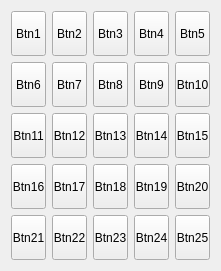
<?xml version="1.0" encoding="UTF-8"?>
<ui version="4.0">
 <class>Form</class>
 <widget class="QWidget" name="Form">
  <property name="geometry">
   <rect>
    <x>0</x>
    <y>0</y>
    <width>221</width>
    <height>267</height>
   </rect>
  </property>
  <property name="windowTitle">
   <string>Form</string>
  </property>
  <layout class="QGridLayout" name="gridLayout">
   <item row="0" column="0">
    <widget class="QToolButton" name="toolButton_1">
     <property name="sizePolicy">
      <sizepolicy hsizetype="Minimum" vsizetype="Minimum">
       <horstretch>0</horstretch>
       <verstretch>0</verstretch>
      </sizepolicy>
     </property>
     <property name="minimumSize">
      <size>
       <width>35</width>
       <height>45</height>
      </size>
     </property>
     <property name="maximumSize">
      <size>
       <width>16777215</width>
       <height>16777215</height>
      </size>
     </property>
     <property name="text">
      <string>Btn1</string>
     </property>
     <property name="iconSize">
      <size>
       <width>20</width>
       <height>20</height>
      </size>
     </property>
    </widget>
   </item>
   <item row="0" column="1">
    <widget class="QToolButton" name="toolButton_2">
     <property name="sizePolicy">
      <sizepolicy hsizetype="Minimum" vsizetype="Minimum">
       <horstretch>0</horstretch>
       <verstretch>0</verstretch>
      </sizepolicy>
     </property>
     <property name="minimumSize">
      <size>
       <width>35</width>
       <height>45</height>
      </size>
     </property>
     <property name="maximumSize">
      <size>
       <width>16777215</width>
       <height>16777215</height>
      </size>
     </property>
     <property name="text">
      <string>Btn2</string>
     </property>
     <property name="iconSize">
      <size>
       <width>20</width>
       <height>20</height>
      </size>
     </property>
    </widget>
   </item>
   <item row="0" column="2">
    <widget class="QToolButton" name="toolButton_3">
     <property name="sizePolicy">
      <sizepolicy hsizetype="Minimum" vsizetype="Minimum">
       <horstretch>0</horstretch>
       <verstretch>0</verstretch>
      </sizepolicy>
     </property>
     <property name="minimumSize">
      <size>
       <width>35</width>
       <height>45</height>
      </size>
     </property>
     <property name="maximumSize">
      <size>
       <width>16777215</width>
       <height>16777215</height>
      </size>
     </property>
     <property name="text">
      <string>Btn3</string>
     </property>
     <property name="iconSize">
      <size>
       <width>20</width>
       <height>20</height>
      </size>
     </property>
    </widget>
   </item>
   <item row="0" column="3">
    <widget class="QToolButton" name="toolButton_4">
     <property name="sizePolicy">
      <sizepolicy hsizetype="Minimum" vsizetype="Minimum">
       <horstretch>0</horstretch>
       <verstretch>0</verstretch>
      </sizepolicy>
     </property>
     <property name="minimumSize">
      <size>
       <width>35</width>
       <height>45</height>
      </size>
     </property>
     <property name="maximumSize">
      <size>
       <width>16777215</width>
       <height>16777215</height>
      </size>
     </property>
     <property name="text">
      <string>Btn4</string>
     </property>
     <property name="iconSize">
      <size>
       <width>20</width>
       <height>20</height>
      </size>
     </property>
    </widget>
   </item>
   <item row="0" column="4">
    <widget class="QToolButton" name="toolButton_5">
     <property name="sizePolicy">
      <sizepolicy hsizetype="Minimum" vsizetype="Minimum">
       <horstretch>0</horstretch>
       <verstretch>0</verstretch>
      </sizepolicy>
     </property>
     <property name="minimumSize">
      <size>
       <width>35</width>
       <height>45</height>
      </size>
     </property>
     <property name="maximumSize">
      <size>
       <width>16777215</width>
       <height>16777215</height>
      </size>
     </property>
     <property name="text">
      <string>Btn5</string>
     </property>
     <property name="iconSize">
      <size>
       <width>20</width>
       <height>20</height>
      </size>
     </property>
    </widget>
   </item>
   <item row="1" column="0">
    <widget class="QToolButton" name="toolButton_6">
     <property name="sizePolicy">
      <sizepolicy hsizetype="Minimum" vsizetype="Minimum">
       <horstretch>0</horstretch>
       <verstretch>0</verstretch>
      </sizepolicy>
     </property>
     <property name="minimumSize">
      <size>
       <width>35</width>
       <height>45</height>
      </size>
     </property>
     <property name="maximumSize">
      <size>
       <width>16777215</width>
       <height>16777215</height>
      </size>
     </property>
     <property name="text">
      <string>Btn6</string>
     </property>
     <property name="iconSize">
      <size>
       <width>20</width>
       <height>20</height>
      </size>
     </property>
    </widget>
   </item>
   <item row="1" column="1">
    <widget class="QToolButton" name="toolButton_10">
     <property name="sizePolicy">
      <sizepolicy hsizetype="Minimum" vsizetype="Minimum">
       <horstretch>0</horstretch>
       <verstretch>0</verstretch>
      </sizepolicy>
     </property>
     <property name="minimumSize">
      <size>
       <width>35</width>
       <height>45</height>
      </size>
     </property>
     <property name="maximumSize">
      <size>
       <width>16777215</width>
       <height>16777215</height>
      </size>
     </property>
     <property name="text">
      <string>Btn7</string>
     </property>
     <property name="iconSize">
      <size>
       <width>20</width>
       <height>20</height>
      </size>
     </property>
    </widget>
   </item>
   <item row="1" column="2">
    <widget class="QToolButton" name="toolButton_8">
     <property name="sizePolicy">
      <sizepolicy hsizetype="Minimum" vsizetype="Minimum">
       <horstretch>0</horstretch>
       <verstretch>0</verstretch>
      </sizepolicy>
     </property>
     <property name="minimumSize">
      <size>
       <width>35</width>
       <height>45</height>
      </size>
     </property>
     <property name="maximumSize">
      <size>
       <width>16777215</width>
       <height>16777215</height>
      </size>
     </property>
     <property name="text">
      <string>Btn8</string>
     </property>
     <property name="iconSize">
      <size>
       <width>20</width>
       <height>20</height>
      </size>
     </property>
    </widget>
   </item>
   <item row="1" column="3">
    <widget class="QToolButton" name="toolButton_7">
     <property name="sizePolicy">
      <sizepolicy hsizetype="Minimum" vsizetype="Minimum">
       <horstretch>0</horstretch>
       <verstretch>0</verstretch>
      </sizepolicy>
     </property>
     <property name="minimumSize">
      <size>
       <width>35</width>
       <height>45</height>
      </size>
     </property>
     <property name="maximumSize">
      <size>
       <width>16777215</width>
       <height>16777215</height>
      </size>
     </property>
     <property name="text">
      <string>Btn9</string>
     </property>
     <property name="iconSize">
      <size>
       <width>20</width>
       <height>20</height>
      </size>
     </property>
    </widget>
   </item>
   <item row="1" column="4">
    <widget class="QToolButton" name="toolButton_12">
     <property name="sizePolicy">
      <sizepolicy hsizetype="Minimum" vsizetype="Minimum">
       <horstretch>0</horstretch>
       <verstretch>0</verstretch>
      </sizepolicy>
     </property>
     <property name="minimumSize">
      <size>
       <width>35</width>
       <height>45</height>
      </size>
     </property>
     <property name="maximumSize">
      <size>
       <width>16777215</width>
       <height>16777215</height>
      </size>
     </property>
     <property name="text">
      <string>Btn10</string>
     </property>
     <property name="iconSize">
      <size>
       <width>20</width>
       <height>20</height>
      </size>
     </property>
    </widget>
   </item>
   <item row="2" column="0">
    <widget class="QToolButton" name="toolButton_9">
     <property name="sizePolicy">
      <sizepolicy hsizetype="Minimum" vsizetype="Minimum">
       <horstretch>0</horstretch>
       <verstretch>0</verstretch>
      </sizepolicy>
     </property>
     <property name="minimumSize">
      <size>
       <width>35</width>
       <height>45</height>
      </size>
     </property>
     <property name="maximumSize">
      <size>
       <width>16777215</width>
       <height>16777215</height>
      </size>
     </property>
     <property name="text">
      <string>Btn11</string>
     </property>
     <property name="iconSize">
      <size>
       <width>20</width>
       <height>20</height>
      </size>
     </property>
    </widget>
   </item>
   <item row="2" column="1">
    <widget class="QToolButton" name="toolButton_11">
     <property name="sizePolicy">
      <sizepolicy hsizetype="Minimum" vsizetype="Minimum">
       <horstretch>0</horstretch>
       <verstretch>0</verstretch>
      </sizepolicy>
     </property>
     <property name="minimumSize">
      <size>
       <width>35</width>
       <height>45</height>
      </size>
     </property>
     <property name="maximumSize">
      <size>
       <width>16777215</width>
       <height>16777215</height>
      </size>
     </property>
     <property name="text">
      <string>Btn12</string>
     </property>
     <property name="iconSize">
      <size>
       <width>20</width>
       <height>20</height>
      </size>
     </property>
    </widget>
   </item>
   <item row="2" column="2">
    <widget class="QToolButton" name="toolButton_14">
     <property name="sizePolicy">
      <sizepolicy hsizetype="Minimum" vsizetype="Minimum">
       <horstretch>0</horstretch>
       <verstretch>0</verstretch>
      </sizepolicy>
     </property>
     <property name="minimumSize">
      <size>
       <width>35</width>
       <height>45</height>
      </size>
     </property>
     <property name="maximumSize">
      <size>
       <width>16777215</width>
       <height>16777215</height>
      </size>
     </property>
     <property name="text">
      <string>Btn13</string>
     </property>
     <property name="iconSize">
      <size>
       <width>20</width>
       <height>20</height>
      </size>
     </property>
    </widget>
   </item>
   <item row="2" column="3">
    <widget class="QToolButton" name="toolButton_18">
     <property name="sizePolicy">
      <sizepolicy hsizetype="Minimum" vsizetype="Minimum">
       <horstretch>0</horstretch>
       <verstretch>0</verstretch>
      </sizepolicy>
     </property>
     <property name="minimumSize">
      <size>
       <width>35</width>
       <height>45</height>
      </size>
     </property>
     <property name="maximumSize">
      <size>
       <width>16777215</width>
       <height>16777215</height>
      </size>
     </property>
     <property name="text">
      <string>Btn14</string>
     </property>
     <property name="iconSize">
      <size>
       <width>20</width>
       <height>20</height>
      </size>
     </property>
    </widget>
   </item>
   <item row="2" column="4">
    <widget class="QToolButton" name="toolButton_13">
     <property name="sizePolicy">
      <sizepolicy hsizetype="Minimum" vsizetype="Minimum">
       <horstretch>0</horstretch>
       <verstretch>0</verstretch>
      </sizepolicy>
     </property>
     <property name="minimumSize">
      <size>
       <width>35</width>
       <height>45</height>
      </size>
     </property>
     <property name="maximumSize">
      <size>
       <width>16777215</width>
       <height>16777215</height>
      </size>
     </property>
     <property name="text">
      <string>Btn15</string>
     </property>
     <property name="iconSize">
      <size>
       <width>20</width>
       <height>20</height>
      </size>
     </property>
    </widget>
   </item>
   <item row="3" column="0">
    <widget class="QToolButton" name="toolButton_16">
     <property name="sizePolicy">
      <sizepolicy hsizetype="Minimum" vsizetype="Minimum">
       <horstretch>0</horstretch>
       <verstretch>0</verstretch>
      </sizepolicy>
     </property>
     <property name="minimumSize">
      <size>
       <width>35</width>
       <height>45</height>
      </size>
     </property>
     <property name="maximumSize">
      <size>
       <width>16777215</width>
       <height>16777215</height>
      </size>
     </property>
     <property name="text">
      <string>Btn16</string>
     </property>
     <property name="iconSize">
      <size>
       <width>20</width>
       <height>20</height>
      </size>
     </property>
    </widget>
   </item>
   <item row="3" column="1">
    <widget class="QToolButton" name="toolButton_15">
     <property name="sizePolicy">
      <sizepolicy hsizetype="Minimum" vsizetype="Minimum">
       <horstretch>0</horstretch>
       <verstretch>0</verstretch>
      </sizepolicy>
     </property>
     <property name="minimumSize">
      <size>
       <width>35</width>
       <height>45</height>
      </size>
     </property>
     <property name="maximumSize">
      <size>
       <width>16777215</width>
       <height>16777215</height>
      </size>
     </property>
     <property name="text">
      <string>Btn17</string>
     </property>
     <property name="iconSize">
      <size>
       <width>20</width>
       <height>20</height>
      </size>
     </property>
    </widget>
   </item>
   <item row="3" column="2">
    <widget class="QToolButton" name="toolButton_17">
     <property name="sizePolicy">
      <sizepolicy hsizetype="Minimum" vsizetype="Minimum">
       <horstretch>0</horstretch>
       <verstretch>0</verstretch>
      </sizepolicy>
     </property>
     <property name="minimumSize">
      <size>
       <width>35</width>
       <height>45</height>
      </size>
     </property>
     <property name="maximumSize">
      <size>
       <width>16777215</width>
       <height>16777215</height>
      </size>
     </property>
     <property name="text">
      <string>Btn18</string>
     </property>
     <property name="iconSize">
      <size>
       <width>20</width>
       <height>20</height>
      </size>
     </property>
    </widget>
   </item>
   <item row="3" column="3">
    <widget class="QToolButton" name="toolButton_21">
     <property name="sizePolicy">
      <sizepolicy hsizetype="Minimum" vsizetype="Minimum">
       <horstretch>0</horstretch>
       <verstretch>0</verstretch>
      </sizepolicy>
     </property>
     <property name="minimumSize">
      <size>
       <width>35</width>
       <height>45</height>
      </size>
     </property>
     <property name="maximumSize">
      <size>
       <width>16777215</width>
       <height>16777215</height>
      </size>
     </property>
     <property name="text">
      <string>Btn19</string>
     </property>
     <property name="iconSize">
      <size>
       <width>20</width>
       <height>20</height>
      </size>
     </property>
    </widget>
   </item>
   <item row="3" column="4">
    <widget class="QToolButton" name="toolButton_22">
     <property name="sizePolicy">
      <sizepolicy hsizetype="Minimum" vsizetype="Minimum">
       <horstretch>0</horstretch>
       <verstretch>0</verstretch>
      </sizepolicy>
     </property>
     <property name="minimumSize">
      <size>
       <width>35</width>
       <height>45</height>
      </size>
     </property>
     <property name="maximumSize">
      <size>
       <width>16777215</width>
       <height>16777215</height>
      </size>
     </property>
     <property name="text">
      <string>Btn20</string>
     </property>
     <property name="iconSize">
      <size>
       <width>20</width>
       <height>20</height>
      </size>
     </property>
    </widget>
   </item>
   <item row="4" column="0">
    <widget class="QToolButton" name="toolButton_24">
     <property name="sizePolicy">
      <sizepolicy hsizetype="Minimum" vsizetype="Minimum">
       <horstretch>0</horstretch>
       <verstretch>0</verstretch>
      </sizepolicy>
     </property>
     <property name="minimumSize">
      <size>
       <width>35</width>
       <height>45</height>
      </size>
     </property>
     <property name="maximumSize">
      <size>
       <width>16777215</width>
       <height>16777215</height>
      </size>
     </property>
     <property name="text">
      <string>Btn21</string>
     </property>
     <property name="iconSize">
      <size>
       <width>20</width>
       <height>20</height>
      </size>
     </property>
    </widget>
   </item>
   <item row="4" column="1">
    <widget class="QToolButton" name="toolButton_19">
     <property name="sizePolicy">
      <sizepolicy hsizetype="Minimum" vsizetype="Minimum">
       <horstretch>0</horstretch>
       <verstretch>0</verstretch>
      </sizepolicy>
     </property>
     <property name="minimumSize">
      <size>
       <width>35</width>
       <height>45</height>
      </size>
     </property>
     <property name="maximumSize">
      <size>
       <width>16777215</width>
       <height>16777215</height>
      </size>
     </property>
     <property name="text">
      <string>Btn22</string>
     </property>
     <property name="iconSize">
      <size>
       <width>20</width>
       <height>20</height>
      </size>
     </property>
    </widget>
   </item>
   <item row="4" column="2">
    <widget class="QToolButton" name="toolButton_23">
     <property name="sizePolicy">
      <sizepolicy hsizetype="Minimum" vsizetype="Minimum">
       <horstretch>0</horstretch>
       <verstretch>0</verstretch>
      </sizepolicy>
     </property>
     <property name="minimumSize">
      <size>
       <width>35</width>
       <height>45</height>
      </size>
     </property>
     <property name="maximumSize">
      <size>
       <width>16777215</width>
       <height>16777215</height>
      </size>
     </property>
     <property name="text">
      <string>Btn23</string>
     </property>
     <property name="iconSize">
      <size>
       <width>20</width>
       <height>20</height>
      </size>
     </property>
    </widget>
   </item>
   <item row="4" column="3">
    <widget class="QToolButton" name="toolButton_20">
     <property name="sizePolicy">
      <sizepolicy hsizetype="Minimum" vsizetype="Minimum">
       <horstretch>0</horstretch>
       <verstretch>0</verstretch>
      </sizepolicy>
     </property>
     <property name="minimumSize">
      <size>
       <width>35</width>
       <height>45</height>
      </size>
     </property>
     <property name="maximumSize">
      <size>
       <width>16777215</width>
       <height>16777215</height>
      </size>
     </property>
     <property name="text">
      <string>Btn24</string>
     </property>
     <property name="iconSize">
      <size>
       <width>20</width>
       <height>20</height>
      </size>
     </property>
    </widget>
   </item>
   <item row="4" column="4">
    <widget class="QToolButton" name="toolButton_25">
     <property name="sizePolicy">
      <sizepolicy hsizetype="Minimum" vsizetype="Minimum">
       <horstretch>0</horstretch>
       <verstretch>0</verstretch>
      </sizepolicy>
     </property>
     <property name="minimumSize">
      <size>
       <width>35</width>
       <height>45</height>
      </size>
     </property>
     <property name="maximumSize">
      <size>
       <width>16777215</width>
       <height>16777215</height>
      </size>
     </property>
     <property name="text">
      <string>Btn25</string>
     </property>
     <property name="iconSize">
      <size>
       <width>20</width>
       <height>20</height>
      </size>
     </property>
    </widget>
   </item>
  </layout>
 </widget>
 <resources/>
 <connections/>
</ui>
